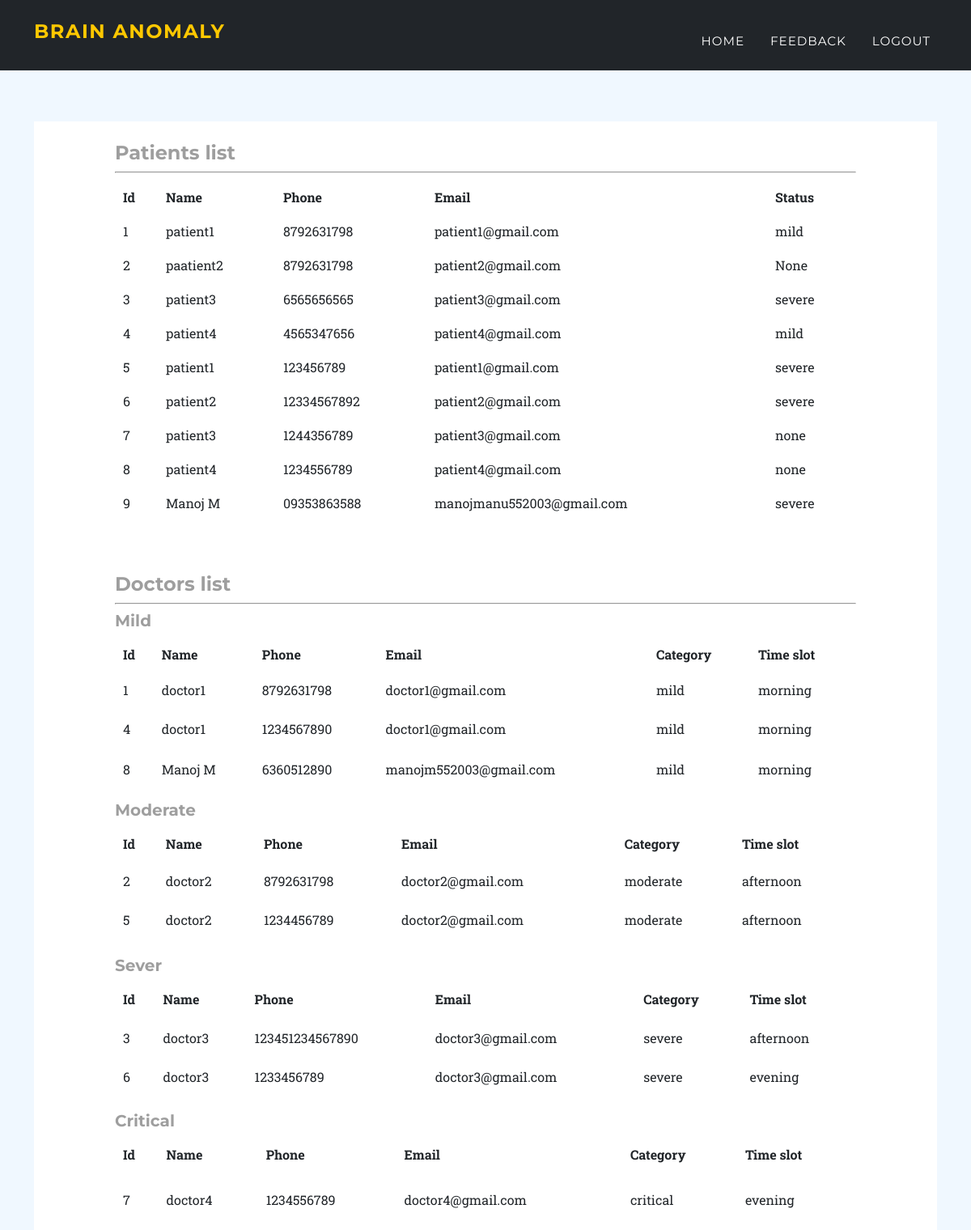
Screenshot of /ahome with the database file from the repository.
### tables this page shows
CREATE TABLE "patient" (
	"Id"	INTEGER,
	"name"	TEXT,
	"password"	TEXT,
	"mobile"	TEXT,
	"email"	TEXT,
	"pred"	TEXT,
	PRIMARY KEY("Id" AUTOINCREMENT)
);

CREATE TABLE doctor (Id INTEGER PRIMARY KEY AUTOINCREMENT, name TEXT, password TEXT, mobile TEXT, email TEXT, categary TEXT, timeslot TEXT);

### app.py (the view)
@app.route('/ahome')
def ahome():
    connection = sqlite3.connect('database.db')
    cursor = connection.cursor()
    cursor.execute("select * from patient")
    patients = cursor.fetchall()
    print(patients)
    cursor.execute("select * from doctor")
    doctors = cursor.fetchall()
    print(doctors)
    return render_template('adminlog.html', patients=patients, doctors=doctors)

### templates/adminlog.html (shortened to what this page needs)
<!DOCTYPE html>
<html lang="en">
    <head>
        <link href="http://127.0.0.1:5000/static/css/styles.css" rel="stylesheet" />
    </head>
    <body id="page-top">
        <nav class="navbar navbar-expand-lg navbar-dark fixed-top" id="mainNav">
            <div class="container">
                <a class="navbar-brand h1" href="/phome">brain anomaly</a>
                <div class="collapse navbar-collapse" id="navbarResponsive">
                    <ul class="navbar-nav text-uppercase ms-auto py-4 py-lg-0">
                        <li class="nav-item"><a class="nav-link" href="/ahome">Home</a></li>
                        <li class="nav-item"><a class="nav-link" href="/viewfeedback">feedback</a></li>
                        <li class="nav-item"><a class="nav-link" href="/logout">Logout</a></li>
                    </ul>
                </div>
            </div>
        </nav>
        <div class="container">
            <div class="row">
                <div class="col-lg-12">
                    <div id="Box">
                                {% if patients %}
                                <h4>Patients list</h4>
                                <hr>
                                <table class="table">
                                    <th>Id</th>
                                    <th>Name</th>
                                    <th>Phone</th>
                                    <th>Email</th>
                                    <th>Status</th>
                                    {% for patient in patients %}
                                    <tr>
                                        <td>{{patient[0]}}</td>
                                        <td>{{patient[1]}}</td>
                                        <td>{{patient[3]}}</td>
                                        <td>{{patient[4]}}</td>
                                        <td>{{patient[5]}}</td>
                                    </tr>
                                    {% endfor %}
                                </table>
                                {% endif %}
                                <br><br>
                                {% if doctors %}
                                <h4>Doctors list</h4>
                                <hr>
                                <h5>Mild</h5>
                                <table class="table">
                                    <tr>
                                        <th>Id</th>
                                        <th>Name</th>
                                        <th>Phone</th>
                                        <th>Email</th>
                                        <th>Category</th>
                                        <th>Time slot</th>
                                    </tr>
                                    {% for doctor in doctors %}
                                    <tr>
                                        {% if doctor[5] == 'mild' %}
                                        <tr>
                                            <td>{{doctor[0]}}</td>
                                            <td>{{doctor[1]}}</td>
                                            <td>{{doctor[3]}}</td>
                                            <td>{{doctor[4]}}</td>
                                            <td>{{doctor[5]}}</td>
                                            <td>{{doctor[6]}}</td>
                                        {% endif %}
                                        </tr>
                                    </tr>
                                    {% endfor %}
                                </table>
                                <h5>Moderate</h5>
                                <table class="table">
                                    <tr>
                                        <th>Id</th>
                                        <th>Name</th>
                                        <th>Phone</th>
                                        <th>Email</th>
                                        <th>Category</th>
                                        <th>Time slot</th>
                                    </tr>
                                    {% for doctor in doctors %}
                                    <tr>
                                        {% if doctor[5] == 'moderate' %}
                                        <tr>
                                            <td>{{doctor[0]}}</td>
                                            <td>{{doctor[1]}}</td>
                                            <td>{{doctor[3]}}</td>
                                            <td>{{doctor[4]}}</td>
                                            <td>{{doctor[5]}}</td>
                                            <td>{{doctor[6]}}</td>
                                        {% endif %}
                                        </tr>
                                    </tr>
                                    {% endfor %}
                                </table>
                                <h5>Sever</h5>
                                <table class="table">
                                    <tr>
                                        <th>Id</th>
                                        <th>Name</th>
                                        <th>Phone</th>
                                        <th>Email</th>
                                        <th>Category</th>
                                        <th>Time slot</th>
                                    </tr>
                                    {% for doctor in doctors %}
                                    <tr>
                                        {% if doctor[5] == 'severe' %}
                                        <tr>
                                            <td>{{doctor[0]}}</td>
                                            <td>{{doctor[1]}}</td>
                                            <td>{{doctor[3]}}</td>
                                            <td>{{doctor[4]}}</td>
                                            <td>{{doctor[5]}}</td>
                                            <td>{{doctor[6]}}</td>
                                        {% endif %}
                                        </tr>
                                    </tr>
                                    {% endfor %}
                                </table>
                                <h5>Critical</h5>
                                <table class="table">
                                    <tr>
                                        <th>Id</th>
                                        <th>Name</th>
                                        <th>Phone</th>
                                        <th>Email</th>
                                        <th>Category</th>
                                        <th>Time slot</th>
                                    </tr>
                                    {% for doctor in doctors %}
                                    <tr>
                                        {% if doctor[5] == 'critical' %}
                                        <tr>
                                            <td>{{doctor[0]}}</td>
                                            <td>{{doctor[1]}}</td>
                                            <td>{{doctor[3]}}</td>
                                            <td>{{doctor[4]}}</td>
                                            <td>{{doctor[5]}}</td>
                                            <td>{{doctor[6]}}</td>
                                        {% endif %}
                                        </tr>
                                    </tr>
                                    {% endfor %}
                                </table>
                                {% endif %}
                    </div>
                </div>
            </div>
        </div>
    </body>
</html>

### templates/adminlog.html (style rules this page uses)
#Box { padding: 25px 100px; background-color: white; height: auto; }
.row { margin-top: 150px; }
body { background-color: aliceblue; }
table { text-align: left; }

### rows the page displays
patient: Id "1", name "patient1", mobile "8792631798", email "patient1@gmail.com", pred "mild"
patient: Id "2", name "paatient2", mobile "8792631798", email "patient2@gmail.com", patient "None"
patient: Id "3", name "patient3", mobile "6565656565", email "patient3@gmail.com", pred "severe"
patient: Id "4", name "patient4", mobile "4565347656", email "patient4@gmail.com", pred "mild"
patient: Id "5", name "patient1", mobile "123456789", email "patient1@gmail.com", pred "severe"
patient: Id "6", name "patient2", mobile "12334567892", email "patient2@gmail.com", pred "severe"
patient: Id "7", name "patient3", mobile "1244356789", email "patient3@gmail.com", pred "none"
patient: Id "8", name "patient4", mobile "1234556789", email "patient4@gmail.com", pred "none"
patient: Id "9", name "Manoj M", mobile "09353863588", email "manojmanu552003@gmail.com", pred "severe"
doctor: Id "1", name "doctor1", mobile "8792631798", email "doctor1@gmail.com", categary "mild", timeslot "morning"
doctor: Id "4", name "doctor1", mobile "1234567890", email "doctor1@gmail.com", categary "mild", timeslot "morning"
doctor: Id "8", name "Manoj M", mobile "6360512890", email "manojm552003@gmail.com", categary "mild", timeslot "morning"
doctor: Id "2", name "doctor2", mobile "8792631798", email "doctor2@gmail.com", categary "moderate", timeslot "afternoon"
doctor: Id "5", name "doctor2", mobile "1234456789", email "doctor2@gmail.com", categary "moderate", timeslot "afternoon"
doctor: Id "3", name "doctor3", mobile "123451234567890", email "doctor3@gmail.com", categary "severe", timeslot "afternoon"
doctor: Id "6", name "doctor3", mobile "1233456789", email "doctor3@gmail.com", categary "severe", timeslot "evening"
doctor: Id "7", name "doctor4", mobile "1234556789", email "doctor4@gmail.com", categary "critical", timeslot "evening"
